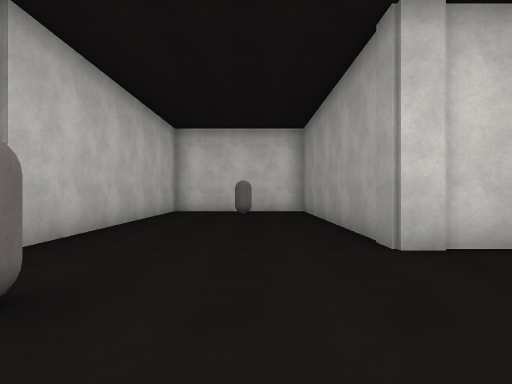
view 1 (above)

21 first-person views from a walk through a 3-D level made in the Unity game engine. The camera is 1.3 m above the floor, looks level and sees 75° across. The floor is counted in squares, 2 m on a side. Each view is taken from the middle of a square. On the plan, view 1 faces up. The plan holds only what a view shows up to about 10 squares ahead; the rest is blank. The place goes on beyond the plan. The player is left out. Surface patterns are stand-ins for the level's own textures.

view 2
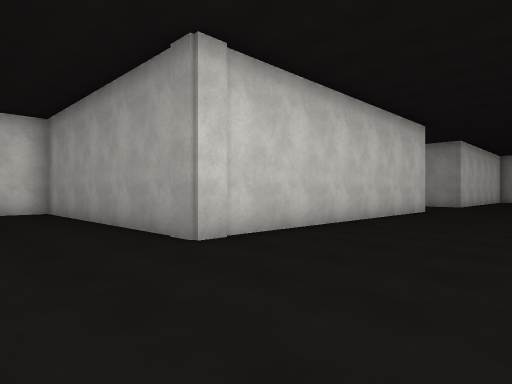

view 3
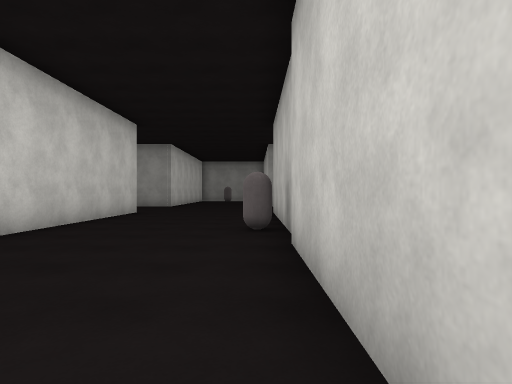

view 4
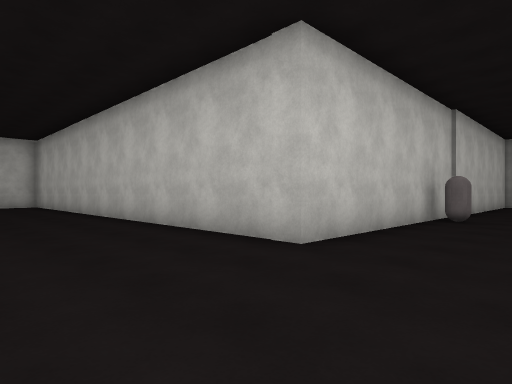

view 5
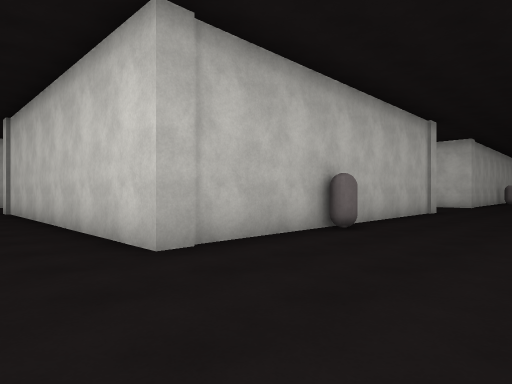

view 6
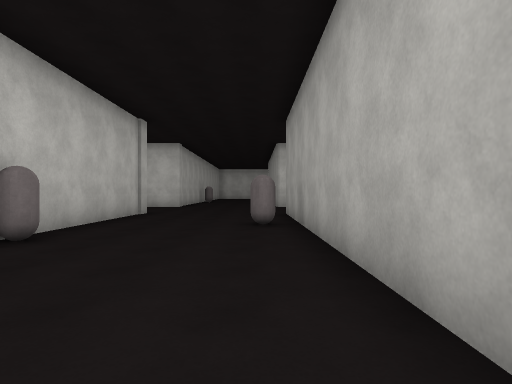

view 7
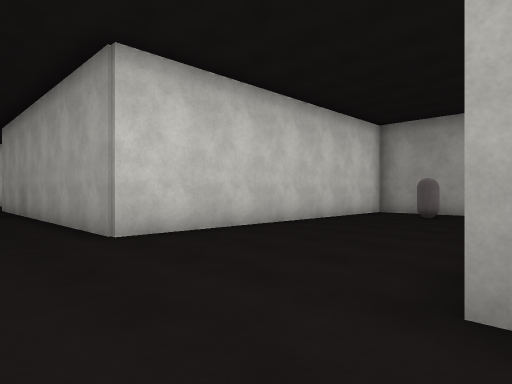

view 8
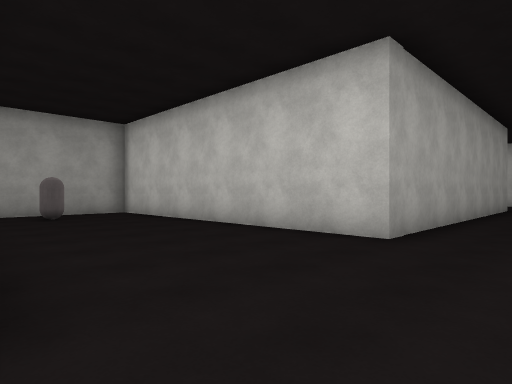

view 9
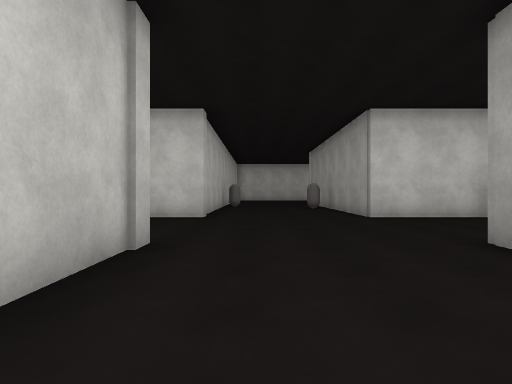

view 10
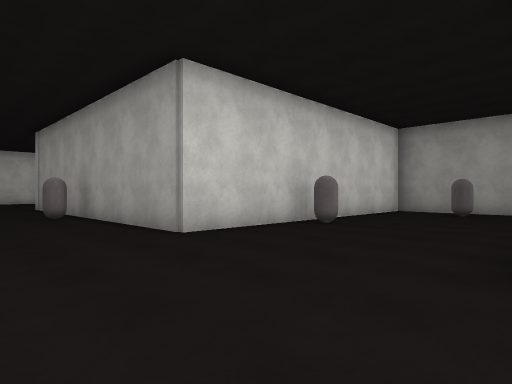

view 11
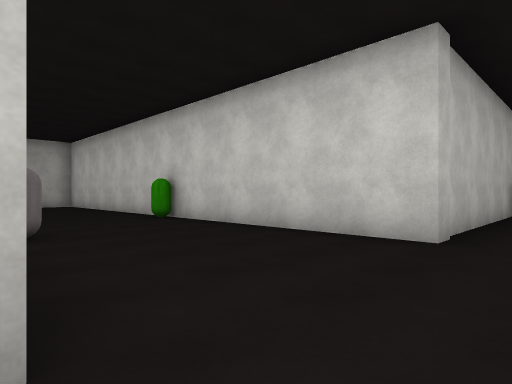

view 12
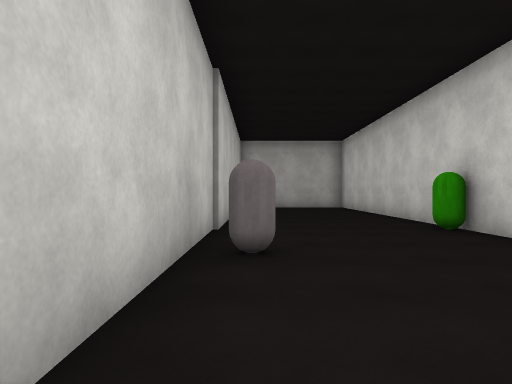

view 13
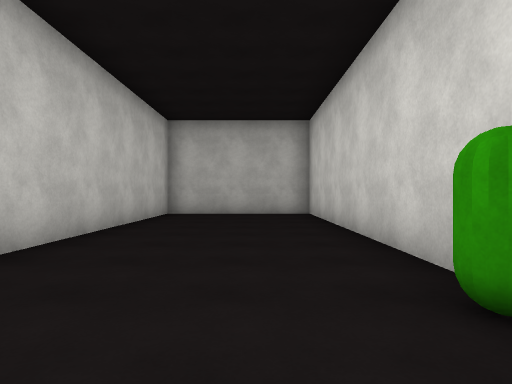

view 14
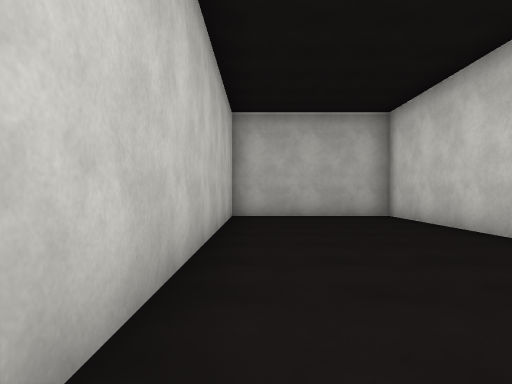

view 15
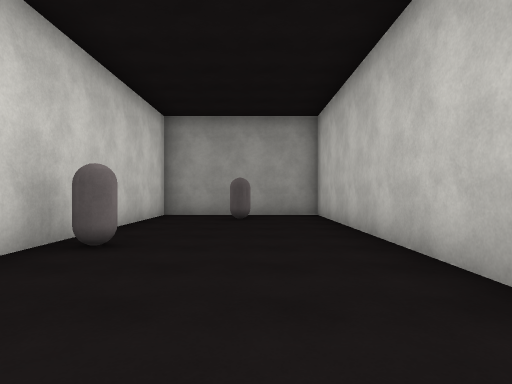

view 16
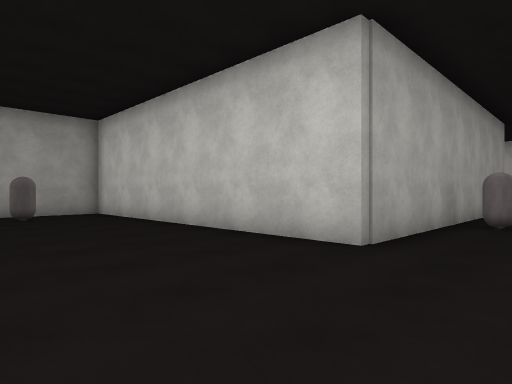

view 17
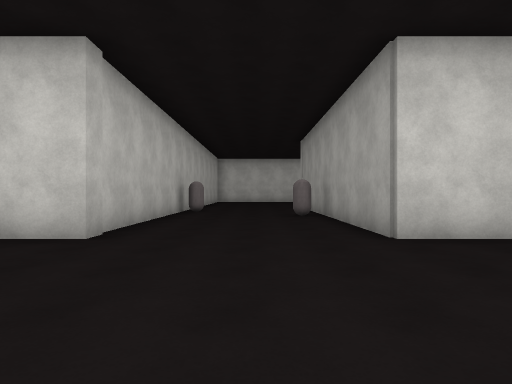

view 18
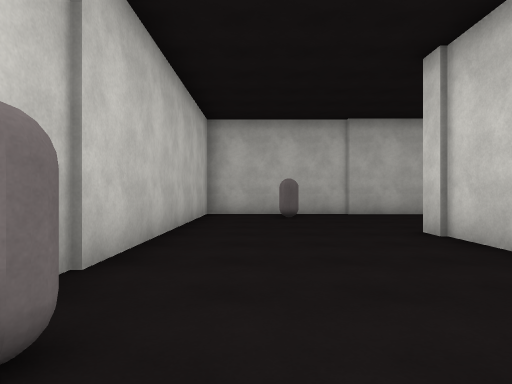

view 19
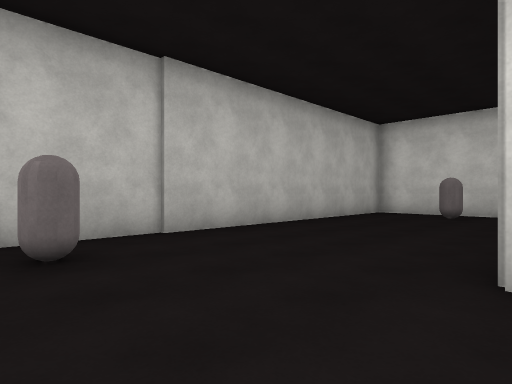

view 20
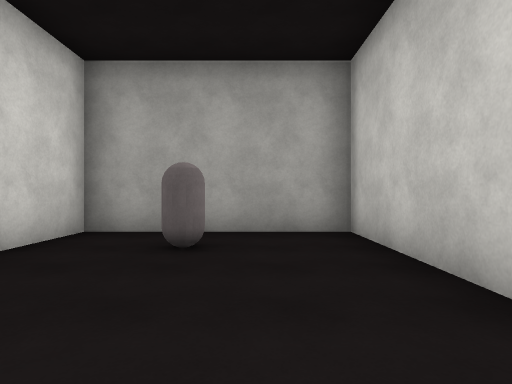

view 21
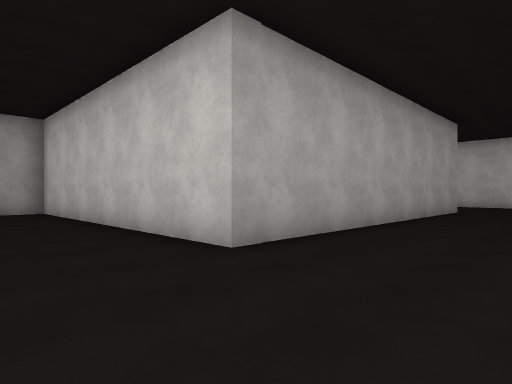

### Floor plan
Points are (right, up) in squares from view 1. A wall is a line through its corners. A room is listed if a view was taken in it or the views show most of it. See-through windows are left out.
Room 1 (views 1, 2, 3, 4, 5, 6, 7, 8, 9, 10, 11, 12, 13, 14, 15, 16, 17, 18, 19, 20, 21)
walls: (10.6, 13.2) (10.6, 3.8) (1.6, 3.8) (1.6, 11.3) (-1.9, 11.3); (-2.7, 10.5) (-2.7, -0.5) (10.6, -0.5) (10.6, -8.5); (10.6, 23.5) (10.6, 17.6) (-4, 17.6) (-4, 13.2) (9.1, 13.2); (14.9, -8.5) (14.9, -0.5) (23.4, -0.5) (23.4, 3.8) (14.9, 3.8) (14.9, 13.2) (23.4, 13.2) (23.4, 17.6) (14.9, 17.6) (14.9, 23.5)
objects: grey capsule (-2, 2); grey capsule (0, 10); green capsule (4, 17); grey capsule (6, 0); grey capsule (6, 14); grey capsule (11, 7); grey capsule (14, 10); grey capsule (14, 22); grey capsule (18, 17); grey capsule (22, 2); grey capsule (22, 15)

Positions as (right, up) in squares from view 1, and headings:
1: (0, 0), facing up
2: (-1, 0), facing up-right
3: (0, 0), facing right
4: (14, 2), facing down-left
5: (14, 2), facing up-left
6: (14, 3), facing up
7: (13, -1), facing up-right
8: (13, 4), facing down-right
9: (12, 9), facing up
10: (12, 13), facing up-right
11: (12, 13), facing up-left
12: (10, 14), facing left
13: (6, 16), facing left
14: (5, 14), facing left
15: (14, 15), facing right
16: (13, 17), facing down-right
17: (13, 13), facing up
18: (7, 1), facing left
19: (2, 1), facing up-left
20: (18, 1), facing right
21: (12, 2), facing down-right
